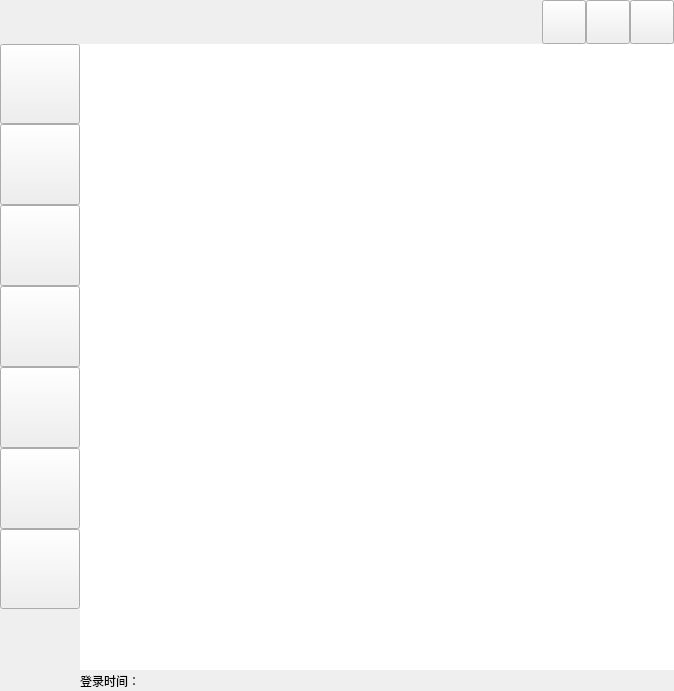
<?xml version="1.0" encoding="UTF-8"?>
<ui version="4.0">
 <class>Form3</class>
 <widget class="QWidget" name="Form3">
  <property name="geometry">
   <rect>
    <x>0</x>
    <y>0</y>
    <width>674</width>
    <height>691</height>
   </rect>
  </property>
  <property name="windowTitle">
   <string>Form</string>
  </property>
  <layout class="QGridLayout" name="gridLayout">
   <property name="margin">
    <number>0</number>
   </property>
   <property name="spacing">
    <number>0</number>
   </property>
   <item row="0" column="0">
    <layout class="QVBoxLayout" name="verticalLayout_4">
     <item>
      <layout class="QHBoxLayout" name="horizontalLayout_5">
       <property name="spacing">
        <number>0</number>
       </property>
       <item>
        <widget class="QLabel" name="QlableMenu">
         <property name="minimumSize">
          <size>
           <width>0</width>
           <height>44</height>
          </size>
         </property>
         <property name="mouseTracking">
          <bool>true</bool>
         </property>
         <property name="text">
          <string/>
         </property>
        </widget>
       </item>
       <item>
        <widget class="QPushButton" name="QpbtnMin">
         <property name="minimumSize">
          <size>
           <width>44</width>
           <height>44</height>
          </size>
         </property>
         <property name="maximumSize">
          <size>
           <width>44</width>
           <height>44</height>
          </size>
         </property>
         <property name="text">
          <string/>
         </property>
        </widget>
       </item>
       <item>
        <widget class="QPushButton" name="QpbtnMax">
         <property name="minimumSize">
          <size>
           <width>44</width>
           <height>44</height>
          </size>
         </property>
         <property name="maximumSize">
          <size>
           <width>44</width>
           <height>44</height>
          </size>
         </property>
         <property name="text">
          <string/>
         </property>
        </widget>
       </item>
       <item>
        <widget class="QPushButton" name="QpbtnClose">
         <property name="minimumSize">
          <size>
           <width>44</width>
           <height>44</height>
          </size>
         </property>
         <property name="maximumSize">
          <size>
           <width>44</width>
           <height>44</height>
          </size>
         </property>
         <property name="mouseTracking">
          <bool>true</bool>
         </property>
         <property name="text">
          <string/>
         </property>
        </widget>
       </item>
      </layout>
     </item>
     <item>
      <layout class="QHBoxLayout" name="horizontalLayout_4">
       <item>
        <layout class="QVBoxLayout" name="verticalLayout_3">
         <item>
          <layout class="QVBoxLayout" name="verticalLayout">
           <property name="spacing">
            <number>0</number>
           </property>
           <item>
            <widget class="QPushButton" name="QpbtnEquipment">
             <property name="minimumSize">
              <size>
               <width>80</width>
               <height>80</height>
              </size>
             </property>
             <property name="maximumSize">
              <size>
               <width>80</width>
               <height>150</height>
              </size>
             </property>
             <property name="text">
              <string/>
             </property>
            </widget>
           </item>
           <item>
            <widget class="QPushButton" name="QpbtnPersonnel">
             <property name="minimumSize">
              <size>
               <width>0</width>
               <height>81</height>
              </size>
             </property>
             <property name="maximumSize">
              <size>
               <width>80</width>
               <height>81</height>
              </size>
             </property>
             <property name="text">
              <string/>
             </property>
            </widget>
           </item>
           <item>
            <widget class="QPushButton" name="QpbtnAttendance">
             <property name="minimumSize">
              <size>
               <width>0</width>
               <height>81</height>
              </size>
             </property>
             <property name="maximumSize">
              <size>
               <width>80</width>
               <height>82</height>
              </size>
             </property>
             <property name="text">
              <string/>
             </property>
            </widget>
           </item>
           <item>
            <widget class="QPushButton" name="QpbtnSystem">
             <property name="minimumSize">
              <size>
               <width>0</width>
               <height>81</height>
              </size>
             </property>
             <property name="maximumSize">
              <size>
               <width>80</width>
               <height>81</height>
              </size>
             </property>
             <property name="text">
              <string/>
             </property>
            </widget>
           </item>
           <item>
            <widget class="QPushButton" name="QpbtnRecord">
             <property name="minimumSize">
              <size>
               <width>0</width>
               <height>81</height>
              </size>
             </property>
             <property name="maximumSize">
              <size>
               <width>80</width>
               <height>81</height>
              </size>
             </property>
             <property name="text">
              <string/>
             </property>
            </widget>
           </item>
           <item>
            <widget class="QMyPushButton" name="QpbtnAbout">
             <property name="minimumSize">
              <size>
               <width>0</width>
               <height>81</height>
              </size>
             </property>
             <property name="maximumSize">
              <size>
               <width>80</width>
               <height>81</height>
              </size>
             </property>
             <property name="text">
              <string/>
             </property>
            </widget>
           </item>
           <item>
            <widget class="QPushButton" name="QpbtnHelp">
             <property name="minimumSize">
              <size>
               <width>0</width>
               <height>80</height>
              </size>
             </property>
             <property name="maximumSize">
              <size>
               <width>80</width>
               <height>80</height>
              </size>
             </property>
             <property name="text">
              <string/>
             </property>
            </widget>
           </item>
          </layout>
         </item>
         <item>
          <spacer name="verticalSpacer">
           <property name="orientation">
            <enum>Qt::Vertical</enum>
           </property>
           <property name="sizeHint" stdset="0">
            <size>
             <width>20</width>
             <height>17</height>
            </size>
           </property>
          </spacer>
         </item>
        </layout>
       </item>
       <item>
        <layout class="QVBoxLayout" name="verticalLayout_2">
         <item>
          <widget class="QStackedWidget" name="stackedWidget">
           <property name="mouseTracking">
            <bool>true</bool>
           </property>
           <property name="styleSheet">
            <string notr="true">color: rgb(85, 255, 255);
background-color: rgb(255, 255, 255);</string>
           </property>
           <property name="currentIndex">
            <number>1</number>
           </property>
           <widget class="QWidget" name="QstackeEquipment">
            <layout class="QHBoxLayout" name="horizontalLayout_3">
             <property name="spacing">
              <number>0</number>
             </property>
             <property name="margin">
              <number>0</number>
             </property>
             <item>
              <layout class="QHBoxLayout" name="horizontalLayout">
               <property name="spacing">
                <number>0</number>
               </property>
               <item>
                <widget class="QTableWidget" name="QType">
                 <property name="maximumSize">
                  <size>
                   <width>160</width>
                   <height>16777215</height>
                  </size>
                 </property>
                 <property name="mouseTracking">
                  <bool>false</bool>
                 </property>
                </widget>
               </item>
               <item>
                <widget class="QTableWidget" name="QDevice">
                 <property name="mouseTracking">
                  <bool>true</bool>
                 </property>
                </widget>
               </item>
              </layout>
             </item>
            </layout>
           </widget>
           <widget class="QWidget" name="page_2">
            <widget class="QLabel" name="QlableMenu_2">
             <property name="geometry">
              <rect>
               <x>20</x>
               <y>100</y>
               <width>536</width>
               <height>44</height>
              </rect>
             </property>
             <property name="minimumSize">
              <size>
               <width>0</width>
               <height>44</height>
              </size>
             </property>
             <property name="mouseTracking">
              <bool>true</bool>
             </property>
             <property name="styleSheet">
              <string notr="true">background-image: url(:/images/OfficeParks2.png);</string>
             </property>
             <property name="text">
              <string/>
             </property>
            </widget>
           </widget>
          </widget>
         </item>
         <item>
          <widget class="QLabel" name="label_2">
           <property name="minimumSize">
            <size>
             <width>0</width>
             <height>21</height>
            </size>
           </property>
           <property name="maximumSize">
            <size>
             <width>16777215</width>
             <height>21</height>
            </size>
           </property>
           <property name="mouseTracking">
            <bool>true</bool>
           </property>
           <property name="text">
            <string>登录时间：</string>
           </property>
          </widget>
         </item>
        </layout>
       </item>
      </layout>
     </item>
    </layout>
   </item>
   <item row="0" column="1">
    <layout class="QHBoxLayout" name="horizontalLayout_2">
     <property name="spacing">
      <number>0</number>
     </property>
    </layout>
   </item>
  </layout>
 </widget>
 <customwidgets>
  <customwidget>
   <class>QMyPushButton</class>
   <extends>QPushButton</extends>
   <header>mypushbutton.h</header>
  </customwidget>
 </customwidgets>
 <resources/>
 <connections/>
</ui>
